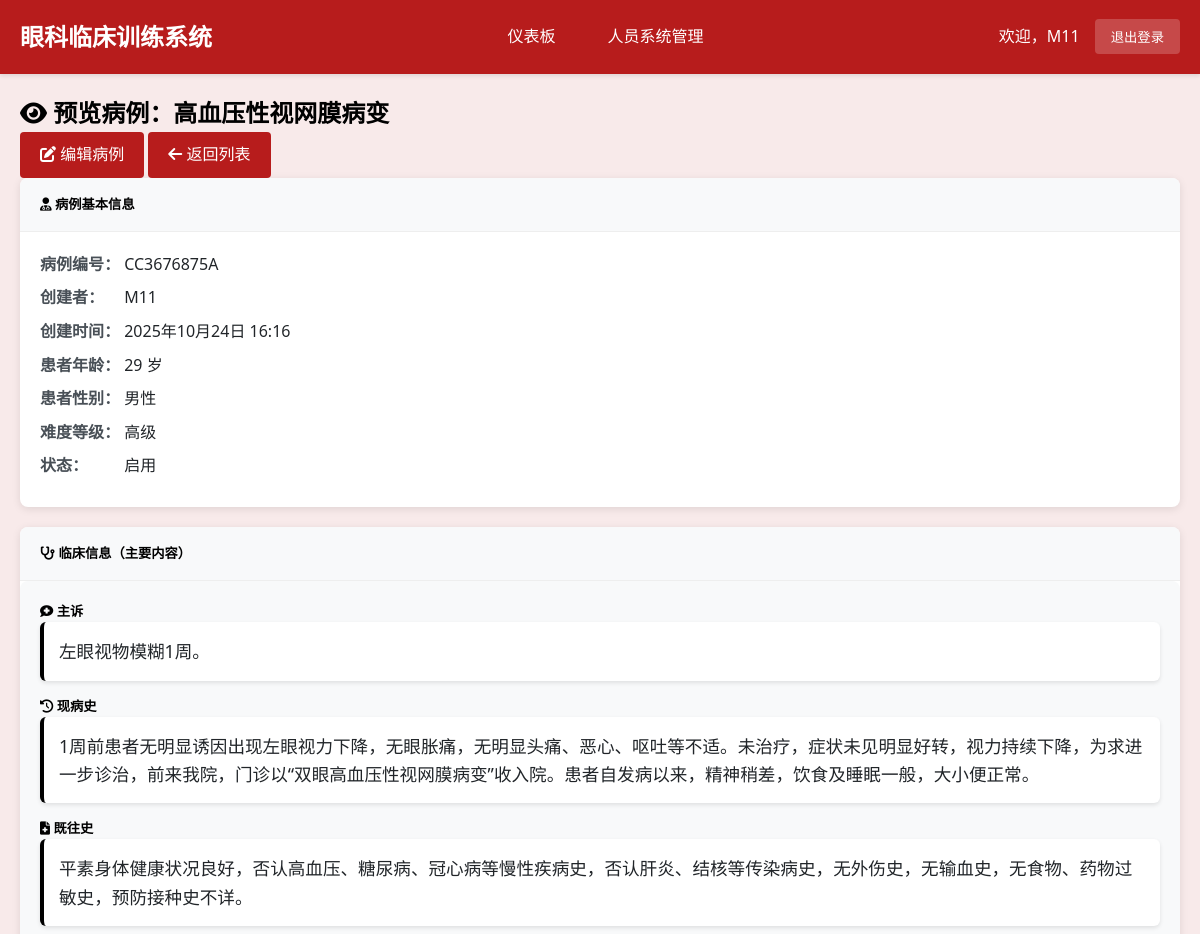
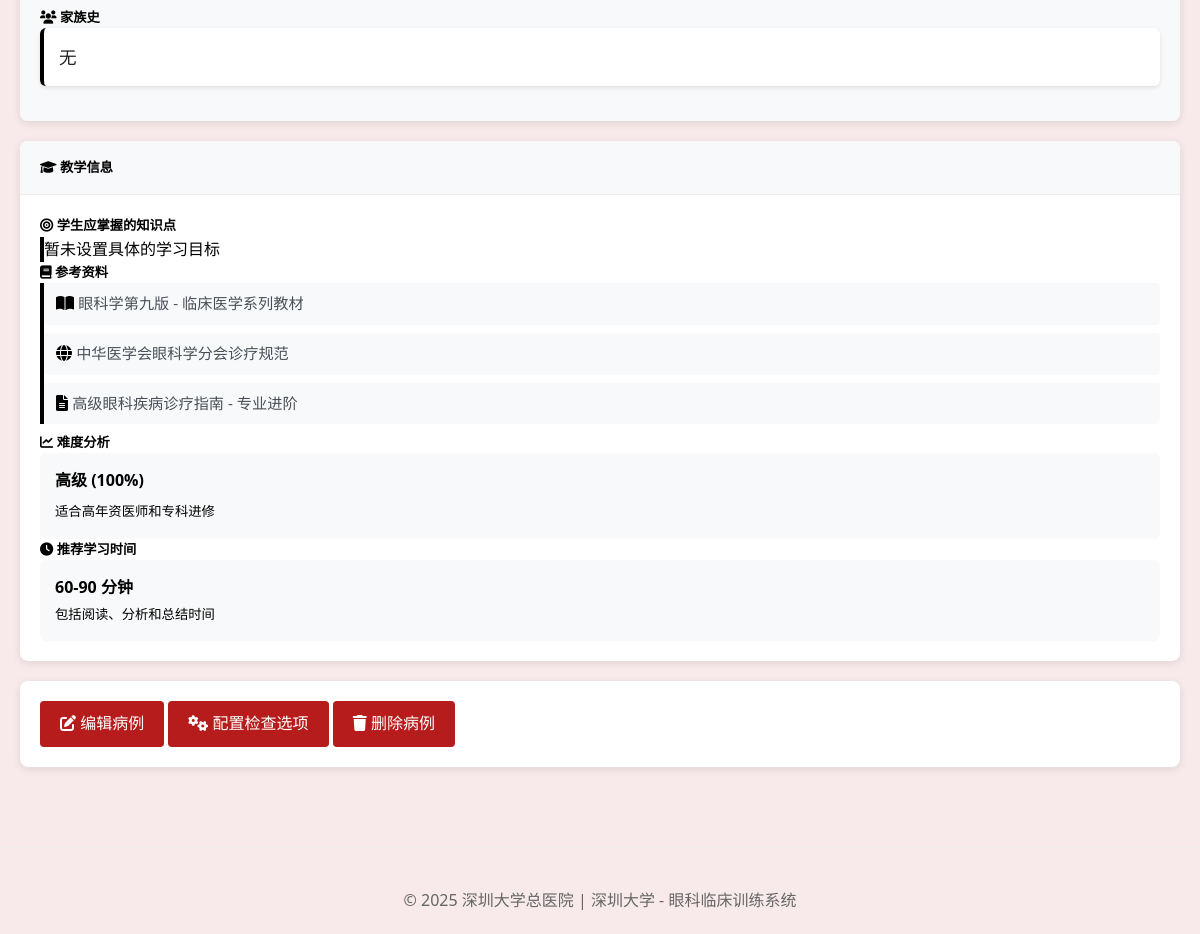
The page /teacher/clinical-cases/CC3676875A/preview/ (signed in) on the database its author committed (2 pictures, top to bottom).
### cases/models.py (models this page shows, shortened)
class ClinicalCase(models.Model):
    title = models.CharField(max_length=200, verbose_name="案例标题")
    case_id = models.CharField(max_length=50, unique=True, verbose_name="案例编号")
    patient_age = models.IntegerField(verbose_name="患者年龄")
    patient_gender = models.CharField(max_length=10, choices=[('M', '男'), ('F', '女')], verbose_name="患者性别")
    chief_complaint = models.TextField(verbose_name="主诉")
    present_illness = models.TextField(verbose_name="现病史")
    past_history = models.TextField(blank=True, verbose_name="既往史")
    family_history = models.TextField(blank=True, verbose_name="家族史")
    learning_objectives = models.JSONField(verbose_name="学习目标", help_text="JSON格式存储多个学习目标")
    difficulty_level = models.CharField(
        max_length=20,
        choices=[('beginner', '初级'), ('intermediate', '中级'), ('advanced', '高级')],
        default='intermediate',
        verbose_name="难度等级"
    )
    is_active = models.BooleanField(default=True, verbose_name="是否启用")
    created_by = models.ForeignKey(User, on_delete=models.CASCADE, verbose_name="创建者")
    created_at = models.DateTimeField(auto_now_add=True, verbose_name="创建时间")
    updated_at = models.DateTimeField(auto_now=True, verbose_name="更新时间")
    case_images = models.JSONField(blank=True, null=True, verbose_name="案例图片", help_text="存储图片路径的JSON数组")
    class Meta:
        verbose_name = "临床案例"
        verbose_name_plural = "临床案例"
        ordering = ['-created_at']

### cases/views.py (the view)
# urls.py: path('teacher/clinical-cases/<str:case_id>/preview/', views.teacher_clinical_case_preview, name='teacher_clinical_case_preview'),
@login_required
@user_passes_test(is_teacher, login_url='login')
def teacher_clinical_case_preview(request, case_id):
    case = get_object_or_404(ClinicalCase, case_id=case_id)
    context = {
        'case': case,
    }
    return render(request, 'teacher/clinical_case_preview.html', context)

### cases/templates/teacher/clinical_case_preview.html (shortened to what this page needs)
{% extends 'base.html' %}
{% block content %}
<div class="container-fluid">
    <div class="row">
        <div class="col-12">
            <div class="d-flex justify-content-between align-items-center mb-3">
                <h2>
                    <i class="fas fa-eye"></i> 预览病例：{{ case.title }}
                </h2>
                <div>
                    <a href="{% url 'teacher_clinical_case_edit' case.case_id %}" class="btn btn-outline-primary">
                        <i class="fas fa-edit"></i> 编辑病例
                    </a>
                    <a href="{% url 'teacher_clinical_case_list' %}" class="btn btn-secondary ml-2">
                        <i class="fas fa-arrow-left"></i> 返回列表
                    </a>
                </div>
            </div>
            <div class="card mb-4">
                <div class="card-header bg-primary text-white">
                    <h5 class="mb-0">
                        <i class="fas fa-user-md"></i> 病例基本信息
                    </h5>
                </div>
                <div class="card-body">
                    <div class="row mb-3">
                        <div class="col-md-4">
                            <div class="info-item">
                                <span class="info-label">病例编号：</span>
                                <span class="info-value">{{ case.case_id }}</span>
                            </div>
                        </div>
                        <div class="col-md-4">
                            <div class="info-item">
                                <span class="info-label">创建者：</span>
                                <span class="info-value">{{ case.created_by.username }}</span>
                            </div>
                        </div>
                        <div class="col-md-4">
                            <div class="info-item">
                                <span class="info-label">创建时间：</span>
                                <span class="info-value">{{ case.created_at|date:"Y年n月j日 H:i" }}</span>
                            </div>
                        </div>
                    </div>
                    <div class="row mb-3">
                        <div class="col-md-3">
                            <div class="info-item">
                                <span class="info-label">患者年龄：</span>
                                <span class="info-value">{{ case.patient_age }} 岁</span>
                            </div>
                        </div>
                        <div class="col-md-3">
                            <div class="info-item">
                                <span class="info-label">患者性别：</span>
                                <span class="info-value">{% if case.patient_gender == 'M' %}男性{% else %}女性{% endif %}</span>
                            </div>
                        </div>
                        <div class="col-md-3">
                            <div class="info-item">
                                <span class="info-label">难度等级：</span>
                                <span class="info-value">
                                    <span class="badge {% if case.difficulty_level == 'beginner' %}badge-success{% elif case.difficulty_level == 'intermediate' %}badge-warning{% else %}badge-danger{% endif %}">
                                        {{ case.get_difficulty_level_display }}
                                    </span>
                                </span>
                            </div>
                        </div>
                        <div class="col-md-3">
                            <div class="info-item">
                                <span class="info-label">状态：</span>
                                <span class="info-value">
                                    {% if case.is_active %}
                                        <span class="badge badge-success">启用</span>
                                    {% else %}
                                        <span class="badge badge-secondary">禁用</span>
                                    {% endif %}
                                </span>
                            </div>
                        </div>
                    </div>
                </div>
            </div>
            <div class="card mb-4">
                <div class="card-header bg-info text-white">
                    <h5 class="mb-0">
                        <i class="fas fa-stethoscope"></i> 临床信息（主要内容）
                    </h5>
                </div>
                <div class="card-body clinical-content">
                    <div class="row">
                        <div class="col-12">
                            <h5 class="font-weight-bold text-info mb-3"><i class="fas fa-comment-medical"></i> 主诉</h5>
                            <div class="clinical-section border-left border-info pl-4 mb-4">
                                <p class="clinical-text">{{ case.chief_complaint }}</p>
                            </div>
                            <h5 class="font-weight-bold text-info mb-3"><i class="fas fa-history"></i> 现病史</h5>
                            <div class="clinical-section border-left border-info pl-4 mb-4">
                                <p class="clinical-text">{{ case.present_illness|linebreaksbr }}</p>
                            </div>
                            {% if case.past_history %}
                            <h5 class="font-weight-bold text-info mb-3"><i class="fas fa-file-medical"></i> 既往史</h5>
                            <div class="clinical-section border-left border-info pl-4 mb-4">
                                <p class="clinical-text">{{ case.past_history|linebreaksbr }}</p>
                            </div>
                            {% endif %}
                            {% if case.family_history %}
                            <h5 class="font-weight-bold text-info mb-3"><i class="fas fa-users"></i> 家族史</h5>
                            <div class="clinical-section border-left border-info pl-4 mb-4">
                                <p class="clinical-text">{{ case.family_history|linebreaksbr }}</p>
                            </div>
                            {% endif %}
                        </div>
                    </div>
                </div>
            </div>
            <div class="card mb-4">
                <div class="card-header bg-success text-white">
                    <h5 class="mb-0">
                        <i class="fas fa-graduation-cap"></i> 教学信息
                    </h5>
                </div>
                <div class="card-body">
                    <div class="row">
                        <div class="col-md-8">
                            {% if case.learning_objectives %}
                            <h5 class="font-weight-bold text-success mb-3"><i class="fas fa-bullseye"></i> 学生应掌握的知识点</h5>
                            <div class="border-left border-success pl-4 mb-4">
                                <div class="knowledge-points">
                                    {% for objective in case.learning_objectives %}
                                    <div class="knowledge-item mb-2">
                                        <i class="fas fa-check-circle text-success mr-2"></i>
                                        <span class="knowledge-text">{{ objective }}</span>
                                    </div>
                                    {% endfor %}
                                </div>
                            </div>
                            {% else %}
                            <h5 class="font-weight-bold text-success mb-3"><i class="fas fa-bullseye"></i> 学生应掌握的知识点</h5>
                            <div class="border-left border-success pl-4 mb-4">
                                <p class="text-muted">暂未设置具体的学习目标</p>
                            </div>
                            {% endif %}
                            <h5 class="font-weight-bold text-success mb-3"><i class="fas fa-book"></i> 参考资料</h5>
                            <div class="border-left border-success pl-4 mb-4">
                                <div class="reference-materials">
                                    <div class="reference-item mb-2">
                                        <i class="fas fa-book-open text-success mr-2"></i>
                                        <span class="reference-text">眼科学第九版 - 临床医学系列教材</span>
                                    </div>
                                    <div class="reference-item mb-2">
                                        <i class="fas fa-globe text-success mr-2"></i>
                                        <span class="reference-text">中华医学会眼科学分会诊疗规范</span>
                                    </div>
                                    <div class="reference-item mb-2">
                                        <i class="fas fa-file-alt text-success mr-2"></i>
                                        <span class="reference-text">
                                            {% if case.difficulty_level == 'beginner' %}
                                                基础眼科诊断学 - 适合初学者
                                            {% elif case.difficulty_level == 'intermediate' %}
                                                临床眼科学案例分析 - 中级教程
                                            {% else %}
                                                高级眼科疾病诊疗指南 - 专业进阶
                                            {% endif %}
                                        </span>
                                    </div>
                                </div>
                            </div>
                        </div>
                        <div class="col-md-4">
                            <h5 class="font-weight-bold text-success mb-3"><i class="fas fa-chart-line"></i> 难度分析</h5>
                            <div class="difficulty-analysis mb-4">
                                <div class="progress mb-2" style="height: 30px;">
                                    {% if case.difficulty_level == 'beginner' %}
                                    <div class="progress-bar bg-success" style="width: 33%">
                                        <strong>初级 (33%)</strong>
                                    </div>
                                    {% elif case.difficulty_level == 'intermediate' %}
                                    <div class="progress-bar bg-warning" style="width: 66%">
                                        <strong>中级 (66%)</strong>
                                    </div>
                                    {% else %}
                                    <div class="progress-bar bg-danger" style="width: 100%">
                                        <strong>高级 (100%)</strong>
                                    </div>
                                    {% endif %}
                                </div>
                                <small class="text-muted">
                                    {% if case.difficulty_level == 'beginner' %}
                                        适合眼科初学者和医学生
                                    {% elif case.difficulty_level == 'intermediate' %}
                                        适合有一定基础的医学生和住院医师
                                    {% else %}
                                        适合高年资医师和专科进修
                                    {% endif %}
                                </small>
                            </div>
                            <h5 class="font-weight-bold text-success mb-3"><i class="fas fa-clock"></i> 推荐学习时间</h5>
                            <div class="time-recommendation">
                                <div class="alert alert-info text-center">
                                    <h4 class="mb-1">
                                        {% if case.difficulty_level == 'beginner' %}
                                            30-45 分钟
                                        {% elif case.difficulty_level == 'intermediate' %}
                                            45-60 分钟
                                        {% else %}
                                            60-90 分钟
                                        {% endif %}
                                    </h4>
                                    <small>包括阅读、分析和总结时间</small>
                                </div>
                            </div>
                        </div>
                    </div>
                </div>
            </div>
            <div class="card">
                <div class="card-body text-center">
                    <a href="{% url 'teacher_clinical_case_edit' case.case_id %}" class="btn btn-primary btn-lg mr-3">
                        <i class="fas fa-edit"></i> 编辑病例
                    </a>
                    <a href="{% url 'teacher_examination_options' case.case_id %}" class="btn btn-info btn-lg mr-3">
                        <i class="fas fa-cogs"></i> 配置检查选项
                    </a>
                    <a href="{% url 'teacher_clinical_case_delete' case.case_id %}" class="btn btn-outline-danger btn-lg" onclick="return confirm('确定要删除此病例吗？')">
                        <i class="fas fa-trash"></i> 删除病例
                    </a>
                </div>
            </div>
        </div>
    </div>
</div>
{% endblock %}

### cases/templates/base.html (shortened to what this page needs)
{% load static %}
<!DOCTYPE html>
<html lang="zh-cn">
<head>
    <link rel="stylesheet" href="https://cdnjs.cloudflare.com/ajax/libs/font-awesome/6.0.0/css/all.min.css">
</head>
<body>
    <header class="header">
        <div class="nav-container">
            <div class="logo">眼科临床训练系统</div>
            {% if user.is_authenticated %}
            <nav class="nav-links">
                {% if user.groups.all.0.name == 'Teachers' or user.is_superuser %}
                    <a href="{% url 'teacher_dashboard' %}">仪表板</a>
                    <a href="{% url 'system_management' %}">人员系统管理</a>
                {% else %}
                    <a href="{% url 'student_dashboard' %}">我的学习</a>
                    <a href="{% url 'clinical_case_list' %}">临床推理学习</a>
                    <a href="{% url 'student_learning_notes' %}">学习笔记</a>
                {% endif %}
            </nav>
            <div class="user-info">
                <span>欢迎，{{ user.get_full_name|default:user.username }}</span>
                <form method="post" action="{% url 'logout' %}" style="display: inline;">
                    <button type="submit" class="logout-btn">退出登录</button>
                </form>
            </div>
            {% endif %}
        </div>
    </header>
    <main class="container">
        {% block content %}{% endblock %}
    </main>
    <footer class="footer">
        <p>&copy; 2025 深圳大学总医院 | 深圳大学 - 眼科临床训练系统</p>
    </footer>
</body>
</html>

### rows shown on the page
ClinicalCase: title "高血压性视网膜病变", case_id "CC3676875A", created_by.username "M11", created_at "2025年10月24日 16:16", patient_age "29", difficulty_level "高级", chief_complaint "左眼视物模糊1周。", present_illness "1周前患者无明显诱因出现左眼视力下降，无眼胀痛，无明显头痛、恶心、呕吐等不适。未治疗，症状未见明显好转，视力持续下降，为求进一步诊治，前来我院，门诊以“双眼高血压性视网膜病变”收入院。患者自发病以来，精神稍差，饮食及睡眠一般，大小便正常。", past_history "平素身体健康状况良好，否认高血压、糖尿病、冠心病等慢性疾病史，否认肝炎、结核等传染病史，无外伤史，无输血史，无食物、药物过敏史，预防接种史不详。", family_history "无"

### other values the page prints
{{ user.get_full_name|default:user.username }} "M11"
